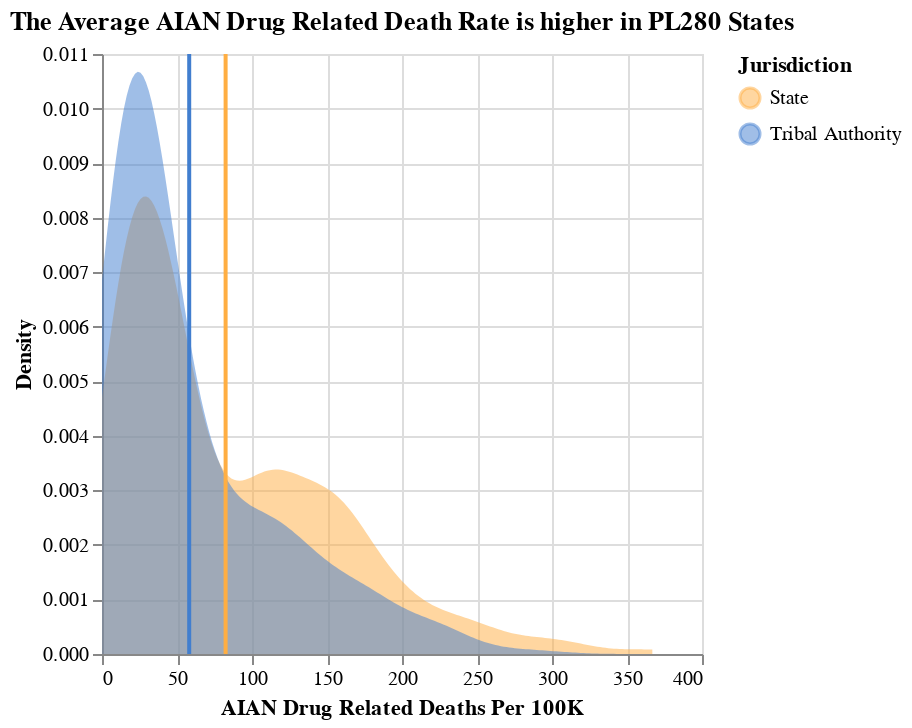

The code cell stored with this chart in its notebook:
### Code cell
# .stack('zero')
def pl280_density():

    df = AIAN_deaths
    density_plot = alt.Chart(df).transform_density(
        'drd_AIAN_p100k',
        counts = False,
        groupby = ["Jurisdiction"],
        as_ = ['AIAN Drug Related Deaths Per 100K', 'Density'],
        bandwidth = 20,
        #extent = [0, 400],
        #steps = 200
    ).mark_area(
        opacity = 0.5
    ).encode(
    x=alt.X("AIAN Drug Related Deaths Per 100K:Q").title("AIAN Drug Related Deaths Per 100K"),
    y= alt.Y('Density:Q').stack(None),
    color = alt.Color('Jurisdiction:N', scale=alt.Scale(
            domain = ["State", "Tribal Authority"],
            range = ["#FFAE42", "#417ecf"])
    ))

    lines = alt.Chart(df).mark_rule(size=2).encode(
    x=alt.X('mean(drd_AIAN_p100k):Q').title(''),
    color = alt.Color('Jurisdiction:N', scale=alt.Scale(
            domain = ["State", "Tribal Authority"],
            range = ["#FFAE42", "#25e1ff"])))
    full_plot = (density_plot + lines).properties(
        title = "The Average AIAN Drug Related Death Rate is higher in PL280 States"
    )

    return full_plot

pl280_density()

### Figure 1 — Vega-Lite specification as saved in the notebook (floating-point values rounded to 4 significant figures; data arrays with more than 128 entries replaced by an {"elided": "..."} marker saying what was removed)
{"config": {"view": {"continuousWidth": 300, "continuousHeight": 300}}, "layer": [{"mark": {"type": "area", "opacity": 0.5}, "encoding": {"color": {"field": "Jurisdiction", "scale": {"domain": ["State", "Tribal Authority"], "range": ["#FFAE42", "#417ecf"]}, "type": "nominal"}, "x": {"field": "AIAN Drug Related Deaths Per 100K", "title": "AIAN Drug Related Deaths Per 100K", "type": "quantitative"}, "y": {"field": "Density", "stack": null, "type": "quantitative"}}, "transform": [{"density": "drd_AIAN_p100k", "bandwidth": 20, "counts": false, "groupby": ["Jurisdiction"], "as": ["AIAN Drug Related Deaths Per 100K", "Density"]}]}, {"mark": {"type": "rule", "size": 2}, "encoding": {"color": {"field": "Jurisdiction", "scale": {"domain": ["State", "Tribal Authority"], "range": ["#FFAE42", "#25e1ff"]}, "type": "nominal"}, "x": {"aggregate": "mean", "field": "drd_AIAN_p100k", "title": "", "type": "quantitative"}}}], "data": {"name": "data-5b478d6e7d243e05f0cddf405c9fd511"}, "title": "The Average AIAN Drug Related Death Rate is higher in PL280 States", "$schema": "https://vega.github.io/schema/vega-lite/v5.20.1.json", "datasets": {"data-5b478d6e7d243e05f0cddf405c9fd511": {"elided": "792 records"}}}
